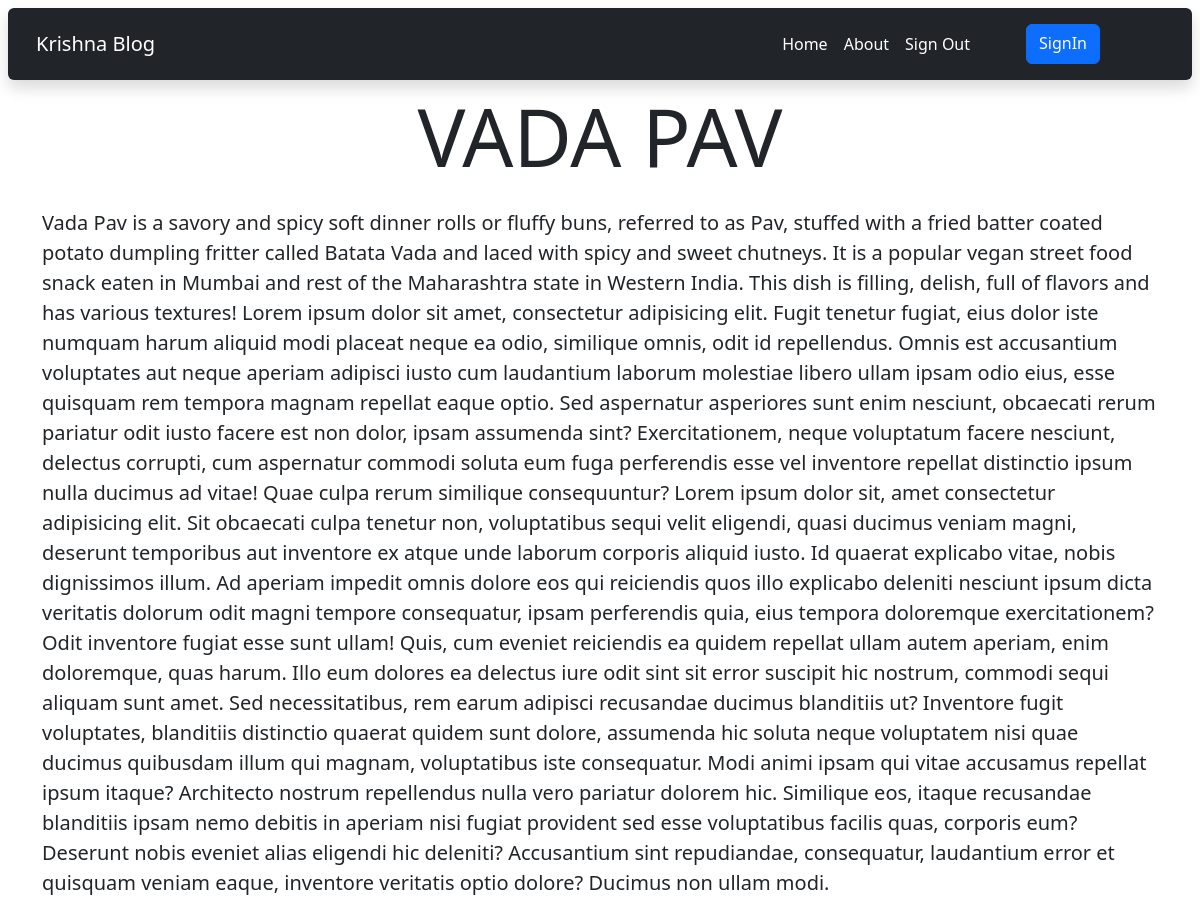
/viewBlog/1, run on the app's committed database.
### Blog/models.py (models this page shows, shortened)
class Blog(models.Model):
    user = models.ForeignKey(User, on_delete=models.SET_NULL, null=True, blank=True)
    name = models.CharField(max_length=50)
    content = models.TextField(max_length=200)
    images = models.ImageField(upload_to='blogImages')

### Blog/views.py (the view)
# urls.py: path('viewBlog/<id>', views.viewBlog, name = 'viewBlog'),
def viewBlog(request,id):
    queryset = Blog.objects.get(id = id)
    data = [
        {'name' : queryset.name},
        {'content' :queryset.content},
        {'images': queryset.images}
    ]
    context ={
        'newData':data
    }
    return render(request, 'viewBlog.html',context)

### Blog/templates/viewBlog.html (shortened to what this page needs)
{% extends "master.html" %}
{% block body %}
{% for i in newData %}
<div class="container d-flex justify-content-center align-item-center">
  <h1 class = 'display-1 text-uppercase'>{{i.name}}</h1>
  <p class = 'fs-5'>{{i.content}}</p>
</div>
  {% endfor %}
  {% endblock %}

### Blog/templates/master.html (shortened to what this page needs)
<!doctype html>
<html lang="en">
<head>
  <link href="https://cdn.jsdelivr.net/npm/bootstrap@5.3.1/dist/css/bootstrap.min.css" rel="stylesheet"
>
</head>
<body>
  <nav class="navbar navbar-expand-lg navbar-dark bg-dark shadow p-3 mb-2 my-2 mx-2 rounded bg-body-dark  ">
    <div class="container-fluid">
      <a class="navbar-brand" href="/">Krishna Blog</a>
      <div class="d-flex justify-content-end mx-3 " id="navbarSupportedContent">
        <ul class="navbar-nav me-auto mb-2 mb-lg-0">
          <li class="nav-item">
            <a class="nav-link active" aria-current="page" href="/">Home</a>
          </li>
          <li class="nav-item">
            <a class="nav-link active" aria-current="page" href="/about">About</a>
          </li>
          {% if not request.user.is_authenticated %}
          <li class="nav-item">
            <a class="nav-link active" aria-current="page" href="/sign_out">Sign Out</a>
          </li>
          {% endif %}
        </ul>
        <form class="d-flex mx-5" role="search">
          {% if request.user.is_authenticated %}
          <div class="btn-group ">
            <button class="btn btn-dark dropdown-toggle rounded-circle" style="width: 63px; height: 50px;" type="button" data-bs-toggle="dropdown"
              aria-expanded="false">
              <img src="https://static.thenounproject.com/png/4255114-200.png" style='height: 25px;'
                class="bg-light rounded-circle" alt="">
            </button>
            <ul class="dropdown-menu">
              <li><a href="/logout" class='btn btn-primary'>Logout</a></li>
            </ul>
          </div>
          {% else %}
          <a href="/sign_in" class='btn btn-primary'>SignIn</a>
          {% endif %}
        </form>
      </div>
    </div>
  </nav>
  {% block body %}
  {% endblock %}
</body>
</html>

### data on the page
Blog: name "VADA PAV", content "Vada Pav is a savory and spicy soft dinner rolls or fluffy buns, referred to as Pav, stuffed with a fried batter coated potato dumpling fritter called Batata Vada and laced with spicy and sweet chutneys. It is a popular vegan street food snack eaten in Mumbai and rest of the Maharashtra state in Western India. This dish is filling, delish, full of flavors and has various textures! Lorem ipsum dolor sit amet, consectetur adipisicing elit. Fugit tenetur fugiat, eius dolor iste numquam harum aliquid modi placeat neque ea odio, similique omnis, odit id repellendus. Omnis est accusantium voluptates aut neque aperiam adipisci iusto cum laudantium laborum molestiae libero ullam ipsam odio eius,…"
